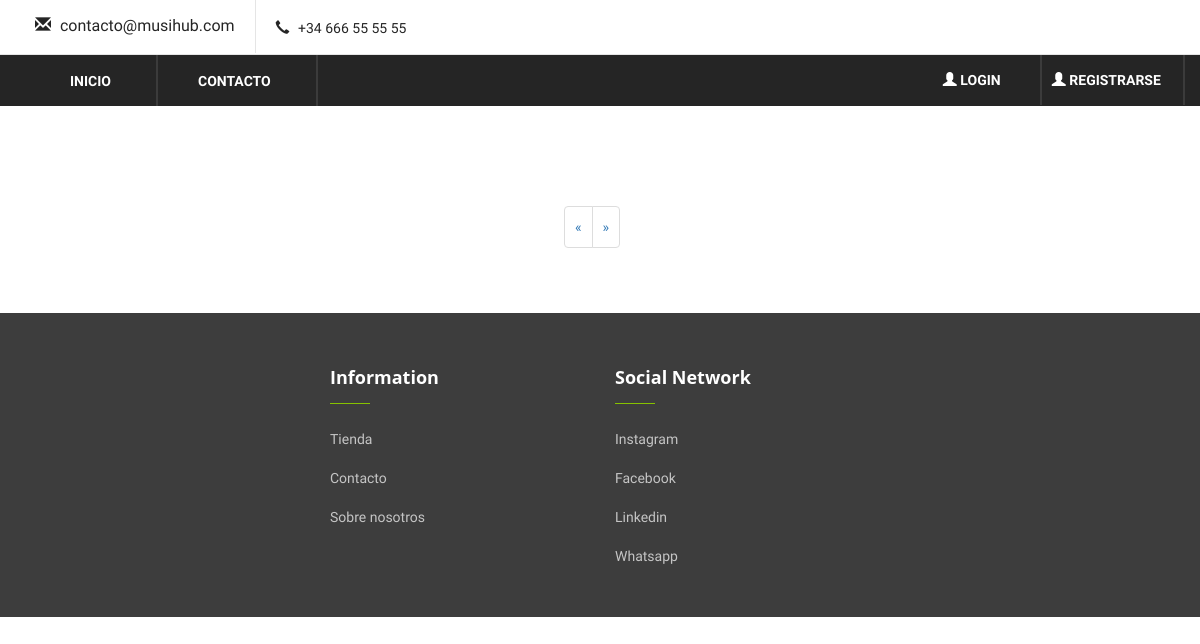
The app's page /, older data.
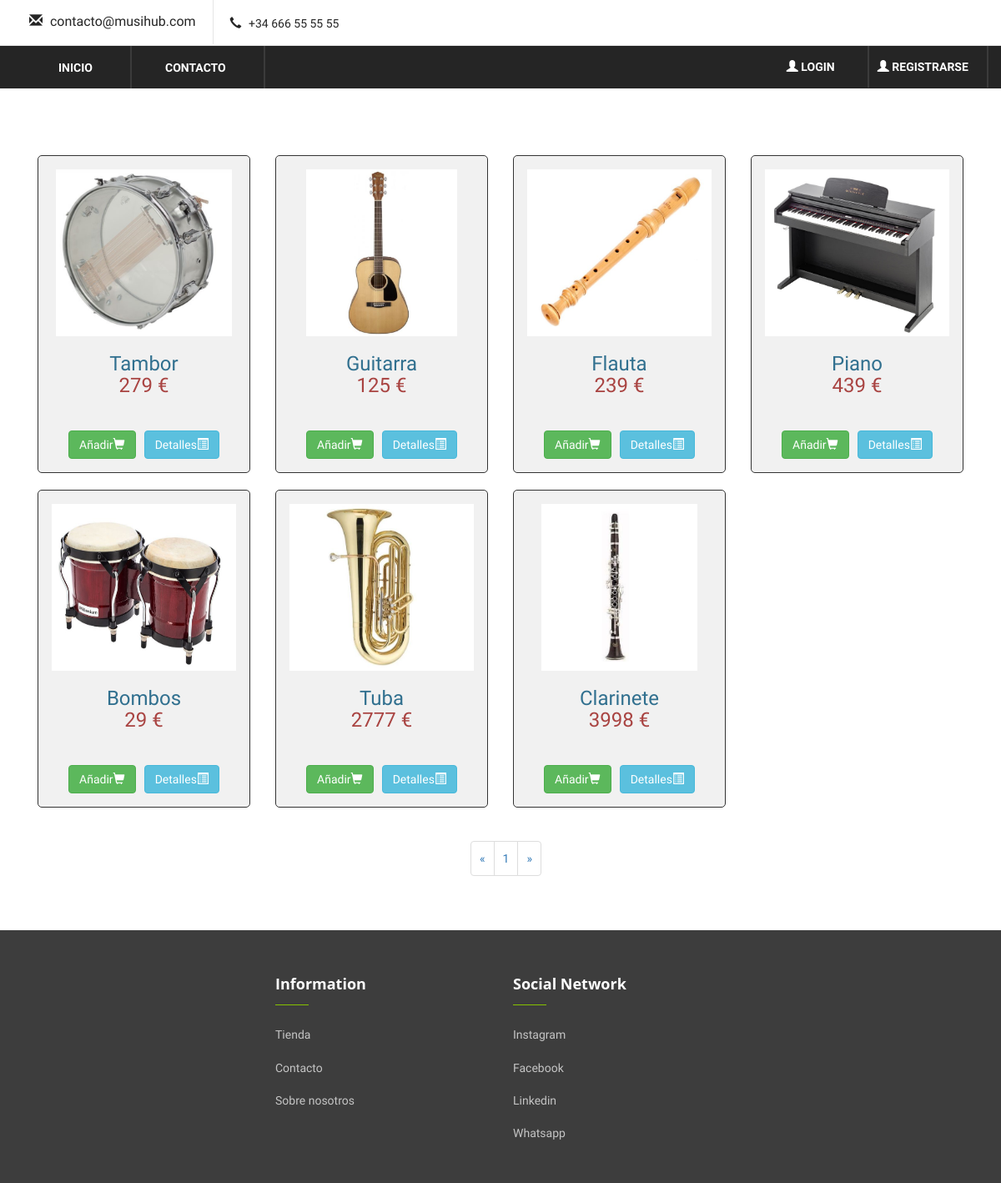
The same page, newer data.
### tables this page shows
CREATE TABLE IF NOT EXISTS `instrumentos` (
  `id` int(11) NOT NULL AUTO_INCREMENT,
  `nombre` text NOT NULL,
  `referencia` text NOT NULL,
  `distribuidor` text NOT NULL,
  `tipo` text NOT NULL,
  `precio` text NOT NULL,
  `descuento` text NOT NULL,
  `stockinicial` text NOT NULL,
  `imagen` text NOT NULL,
  PRIMARY KEY (`id`)
);

### utilidades/funciones.php (called while the page is built, shortened)
<?php
function encode($str){
    return urlencode(base64_encode($str));
}
function startsWith ($string, $startString){
    $len = strlen($startString);
    return (substr($string, 0, $len) === $startString);
}
	?>

### controladores/ControladorBD.php (called while the page is built, shortened)
<?php
class ControladorBD{
    private $servername = "localhost";
    private $username = "root";
    private $password = "";
    private $dbname = "music";
    private $server ="mysql";
    private $bd;
    static private $instancia=null;
    public static function getControlador() {
        if (self::$instancia == null) {
            self::$instancia = new ControladorBD();
        }
        return self::$instancia;
    }
    public function abrirBD(){
        try{
            $this->bd = new PDO($this->server.":host=$this->servername;dbname=$this->dbname", $this->username, $this->password);
            $this->bd->setAttribute(PDO::ATTR_ERRMODE, PDO::ERRMODE_EXCEPTION);
        } catch (PDOException $e) {
            die("conexión fallida " . $e->getMessage());
        }
    }
    public function cerrarBD() {
        $this->bd=null;
    }
    public function consultarBD($consulta, $parametros=null){
        if($parametros!=null)
            return $this->consultarBDParametros($consulta,$parametros);
        else
            return $this->consultarBDDirecta($consulta);
    }
    private function consultarBDParametros($consulta, $parametros) {
        $this->st = $this->bd->prepare($consulta);
        $this->st->execute($parametros);
        return $this->st;
    }
}
?>

### modelos/instrumento.php (called while the page is built, shortened)
<?php
class instrumento {
    private $id;
    private $nombre;
    private $precio;
    private $imagen;
    public function __construct($id, $nombre, $referencia, $distribuidor, $tipo, $precio, $descuento, $stockinicial, $imagen) {
        $this->id = $id;
        $this->nombre = $nombre;
        $this->precio = $precio;
        $this->imagen = $imagen;
    }
    function getid() {
        return $this->id;
    }
    function getnombre() {
        return $this->nombre;
    }
    function getprecio() {
        return $this->precio;
    }
    function getimagen() {
        return $this->imagen;
    }
}
?>

### index.php (the view, shortened to what this page needs)
<!DOCTYPE html>
<html>
	<head>
	</head>
	<body>
        <?php
        require_once "cabecera.php";
        ?>
		<br />
		<div class="container">
			<br />
			<br />
			<br />
            <?php
            if (!isset($_POST["instrumento"])) {
                $referencia = "";
                $nombre = "";
            } else {
                $referencia = filtrado($_POST["instrumento"]);
                $nombre = filtrado($_POST["instrumento"]);
            }
            $pagina = (isset($_GET['page'])) ? $_GET['page'] : 1;
            $enlaces = (isset($_GET['enlaces'])) ? $_GET['enlaces'] : 10;
            $consulta = "SELECT * FROM instrumentos WHERE stockinicial > '0' and (referencia LIKE :referencia OR nombre LIKE :nombre)";
            $parametros = array(':referencia' => "%" . $referencia . "%", ':referencia' => "%" . $referencia . "%", ':nombre' => "%" . $nombre . "%");
            $limite = 12;
            $paginador  = new Paginador($consulta, $parametros, $limite);
            $resultados = $paginador->getDatos($pagina);
            foreach ($resultados->datos as $a) {
            $instrumento = new instrumento($a->id, $a->nombre, $a->referencia, $a->distribuidor, $a->tipo, $a->precio, $a->descuento, $a->stockinicial, $a->imagen);
            ?>
            <div class="col-md-3">
                   <form method='post' action='index.php?action=add&id=<?php echo $instrumento->getid(); ?>'>
                    <div style=' border:1px solid #333; background-color:#f1f1f1; border-radius:5px; padding:16px;' align="center">
                        <img style='height:200px;' src='imagenes/fotos/<?php echo $instrumento->getimagen() ?>' class='img-responsive' /><br />
                        <h4 class='text-info'><?php echo $instrumento->getnombre(); ?></h4>
                        <h4 class='text-danger'><?php echo $instrumento->getprecio(); ?> €</h4>
                        <br><br>
                        <?php
                        if (isset($_SESSION['USUARIO']['email'])) {
                            echo "<a style='margin-right:5px;' class='btn btn-principal btn-success' href='/musihub/carrito/añadircarrito.php?id=" . encode($instrumento->getId()) . "&page=" . encode("/musihub/index.php") . "' title='Añadir' data-toggle='tooltip'>Añadir<span class='glyphicon glyphicon-shopping-cart'></span></a>";
                        } else {
                            echo "<a style='margin-right:5px;' class='btn btn-principal btn-success' href='/musihub/login.php' title='Añadir' data-toggle='tooltip'>Añadir<span class='glyphicon glyphicon-shopping-cart'></span></a>";
                        }
                        echo "<a style='margin-left:5px;' class='btn btn-principal btn-info' href='catalogo/read_catalogo.php?id=" . encode($instrumento->getid()) . "' title='Informacion' data-toggle='tooltip'>Detalles<span class='glyphicon glyphicon-list-alt'></span></a>";
                        ?>
                    </div>
                    <br>
                </form>
            </div>
            <?php
                }
            ?>
        </div>
        <?php
            echo $paginador->crearLinks($enlaces);
        ?>
        <br>
        <br>
        <br>
        <?php require_once "footer.php";?>
	</body>
</html>

### cabecera.php (shortened to what this page needs)
<?php
require_once CONTROLLER_PATH."ControladorImagen.php";
require_once CONTROLLER_PATH . "Paginador.php";
require_once UTILITY_PATH. "funciones.php";
if(isset($_SESSION['USUARIO']['email'])){
    if($_SESSION['administrador'] == "si"){
        $admin="admin";
    }else{
        $admin="";
    }
}else{
    $admin="";
}
?>
		<link rel="stylesheet" href="https://maxcdn.bootstrapcdn.com/bootstrap/3.3.6/css/bootstrap.min.css" />
<link rel="stylesheet" href="css/font-awesome.min.css" type="text/css">
    <link rel="stylesheet" href="css/themify-icons.css" type="text/css">
    <link rel="stylesheet" href="css/elegant-icons.css" type="text/css">
    <link rel="stylesheet" href="css/owl.carousel.min.css" type="text/css">
    <link rel="stylesheet" href="css/nice-select.css" type="text/css">
    <link rel="stylesheet" href="css/jquery-ui.min.css" type="text/css">
    <link rel="stylesheet" href="css/slicknav.min.css" type="text/css">
    <link rel="stylesheet" href="/musihub/css/style.css" type="text/css">
<header class="header-section">
        <div class="header-top">
        <?php
        $tipo=$_SERVER["REQUEST_URI"];
            if (startsWith($tipo,"/musihub/carrito") || $tipo=="/musihub/admin/vistas_usuarios/listado_usu.php" || $tipo=="/musihub/admin/vistas_usuarios/listado_usu.php?limit=5&page=1" || $tipo=="/musihub/admin/vistas_instrumentos/listado.php" || $tipo=="/musihub/admin/vistas_instrumentos/listado.php?limit=5&page=1"){
                $tipo="";
                $estilo="width:99.24%";
            }else{
                $tipo="container";
                $estilo="";
            }
            echo "<div class='$tipo'>";
        ?>
                <div style="margin-left:5px;" class="ht-left">
                    <div class="mail-service">
                    <i class="glyphicon glyphicon-envelope"></i>
                        contacto@musihub.com
                    </div>
                    <div class="phone-service">
                        <i class="glyphicon glyphicon-earphone"></i>
                        +34 666 55 55 55
                    </div>
                </div>
            </div>
        </div>
        <div class="nav-item">
            <?php
            echo "<div class='$tipo' style='$estilo'>";
            ?>
                <nav class="nav-menu mobile-menu">
                    <ul>
                    <?php
                        $inicio=$_SERVER["REQUEST_URI"];
                        if ($inicio=="/musihub/contacto.php"){
                            echo "<li><a href='/musihub/index.php'>Inicio</a></li>";
                            echo "<li class='active'><a href='/musihub/contacto.php'>Contacto</a></li>";
                            if($admin=="admin"){
                            echo "<li><a href='/musihub/admin/inicio.php'>Administración</a></li>";
                            }
                        }elseif(startsWith($inicio,"/musihub/admin")){
                            echo "<li><a href='/musihub/index.php'>Inicio</a></li>";
                            echo "<li><a href='/musihub/contacto.php'>Contacto</a></li>";
                            if($admin=="admin"){
                            echo "<li class='active'><a href='/musihub/admin/inicio.php'>Administración</a></li>";
                            }
                        }else{
                            echo "<li><a style='text-decoration:none;' href='/musihub/index.php'>Inicio</a></li>";
                            echo "<li><a style='text-decoration:none;' href='/musihub/contacto.php'>Contacto</a></li>";
                        }
                            if(!isset($_SESSION['USUARIO']['email'])){
                                echo '<li style="width:13%;"class="nav navbar-nav navbar-right"><a style="padding:15px;" href="/musihub/registro.php"><span class="glyphicon glyphicon-user"></span> Registrarse</a></li>';
                                echo '<li style="width:10%;"class="nav navbar-nav navbar-right"><a style="padding:15px;" href="/musihub/login.php"><span class="glyphicon glyphicon-user"></span>  Login</a></li>';
                            }
                        ?>
                    </ul>
                </nav>
            </div>
        </div>
    </header>

### controladores/Paginador.php (shortened to what this page needs)
<?php
require_once CONTROLLER_PATH . "ControladorBD.php";
class Paginador {
    private $limite = 5;
    private $pagina;
    private $consulta;
    private $parametros;
    private $total;
    private $bd;
    public function __construct($consulta, $parametros, $limite) {
        $this->limite = $limite;
        $this->consulta = $consulta;
        $this->parametros = $parametros;
        $this->bd = ControladorBD::getControlador();
        $this->bd->abrirBD();
        $this->res = $this->bd->consultarBD($consulta, $parametros);
        $this->filas=$this->res->fetchAll(PDO::FETCH_OBJ);
        $this->total = count($this->filas);
        $this->bd->cerrarBD();
    }
    public function getDatos($p) {
        $this->pagina = $p;
        $inicio = ( $this->pagina - 1 ) * $this->limite;
        if ($inicio > ($this->total - $this->limite)) {
              $this->pagina = $this->pagina - 1;
        }
        $result = new stdclass();
        $result->pagina = $this->pagina;
        $result->limite = $this->limite;
        $result->total = $this->total;
        $result->datos = Array();
        if($inicio>=0){
            $consultar = $this->consulta . ' limit ' . $inicio . ',' . $this->limite;
            $this->bd->abrirBD();
            $this->res = $this->bd->consultarBD($consultar,$this->parametros);
            $respuesta = $this->res->fetchAll(PDO::FETCH_OBJ);
            foreach ($respuesta as $dato) {
                $result->datos[] = $dato;
            }
            $this->bd->cerrarBD();
        }
        return $result;
    }
    public function crearLinks($enlaces) {
        $ultimo = ceil($this->total / $this->limite);
        $comienzo = (($this->pagina - $enlaces) > 0) ? $this->pagina - $enlaces : 1;
        $fin = (($this->pagina + $enlaces ) < $ultimo) ? $this->pagina + $enlaces : $ultimo;
        $html = "<ul style='position:relative; left:47%;'class='pagination'>";
        $html .= '<li class="page-item"><a class="page-link" style="padding:10px;" href="?limit=' . $this->limite . '&page=' . ($comienzo) . '">&laquo;</a></li>';
        for ($i = $comienzo; $i <= $fin; $i++) {
            $html .= '<li class="page-item"><a style="padding:10px;" href="?limit=' . $this->limite . '&page=' . $i . '">' . $i . '</a></li>';
        }
        $html .= '<li class="page-item"><a style="padding:10px;" href="?limit=' . $this->limite . '&page=' . ($fin) . '">&raquo;</a></li>';
        $html .= "</ul>";
        return $html;
    }
}

### footer.php (shortened to what this page needs)
<!DOCTYPE html>
<html lang="es">
<head>
</head>
<body>
    <div class="footer">
        <div class="container">
            <div class="col-md-3 footer-one">
            </div>
            <div class="col-md-3 footer-three">
                <h5>Information</h5>
                <ul>
                    <li><a href="/musihub/index.php">Tienda</a></li>
                    <li><a href="/musihub/contacto.php">Contacto</a></li>
                    <li><a href="/musihub/sobre_nosotros.php">Sobre nosotros</a></li>
                </ul>
            </div>
            <div class="col-md-3 footer-four">
                <h5>Social Network</h5>
                <ul>
                    <li><a href="https://www.instagram.com/?hl=es">Instagram</a></li>
                    <li><a href="https://es-es.facebook.com/">Facebook</a></li>
                    <li><a href="https://www.linkedin.com/">Linkedin</a></li>
                    <li><a href="https://www.whatsapp.com/">Whatsapp</a></li>
                </ul>
            </div>
            <div class="clearfix"></div>
        </div>
    </div>
</body>
</html>

### css/style.css (style rules this page uses)
html, body { height: 100%; font-family: "Muli", sans-serif; -webkit-font-smoothing: antialiased; }
h1, h2, h3, h4, h5, h6 { margin: 0; color: #111111; font-weight: 400; font-family: "Muli", sans-serif; }
h4 { font-size: 24px; }
h5 { font-size: 18px; }
img { max-width: 100%; }
ul, ol { padding: 0; margin: 0; }
.header-top { display: -webkit-box; display: -ms-flexbox; display: flex; border-bottom: 1px solid #e5e5e5; }
.header-top .ht-left { float: left; }
.header-top .ht-left .mail-service { font-size: 16px; color: #252525; float: left; border-right: 1px solid #E5E5E5; padding-top: 15px; padding-bottom: 15px; padding-right: 20px; }
.header-top .ht-left .mail-service i { margin-right: 5px; }
.header-top .ht-left .phone-service { float: right; font-size: 14px; color: #252525; line-height: 27px; padding-top: 15px; padding-bottom: 12px; padding-left: 20px; }
.header-top .ht-left .phone-service i { margin-right: 5px; }
.nav-item { background: #252525; }
.nav-item .nav-menu { position: relative; }
.nav-item .nav-menu li { list-style: none; display: inline-block; margin-left: -5px; position: relative; }
.nav-item .nav-menu li a { font-size: 14px; font-weight: 700; display: block; color: #ffffff; border-right: 2px solid #3b3b3b; text-transform: uppercase; padding: 16px 42px 15px; -webkit-transition: all 0.3s; -o-transition: all 0.3s; transition: all 0.3s; }
@media only screen and (min-width: 1200px) and (max-width: 1920px) { .nav-item .nav-menu li a { padding: 16px 45px 15px; } }
@media only screen and (min-width: 1200px) { .container { max-width: 1170px; } }

### footer.php (style rules this page uses)
.footer { position: relative; background-color: #3d3d3d; color: #c5c5c5; z-index: 10001; padding: 55px 0 40px; }
h5 { font-size: 18px; font-weight: 700; font-family: 'Open Sans', sans-serif; color: #fff; position: relative; padding-bottom: 16px; }
h5:after { content: ''; display: block; margin: 15px 0 0; width: 40px; height: 1px; background-color: #86c200; }
.footer ul { list-style: none; line-height: 2.8em; }
.footer ul a { color: #c5c5c5; }

Row changes from the older to the newer data that the page shows:
added instrumentos: imagen (picture), nombre "Tambor", precio "279"
added instrumentos: imagen (picture), nombre "Guitarra", precio "125"
added instrumentos: imagen (picture), nombre "Flauta", precio "239"
added instrumentos: imagen (picture), nombre "Piano", precio "439"
added instrumentos: imagen (picture), nombre "Bombos", precio "29"
added instrumentos: imagen (picture), nombre "Tuba", precio "2777"
added instrumentos: imagen (picture), nombre "Clarinete", precio "3998"
Text that changed along with them:
new list line: "1"
